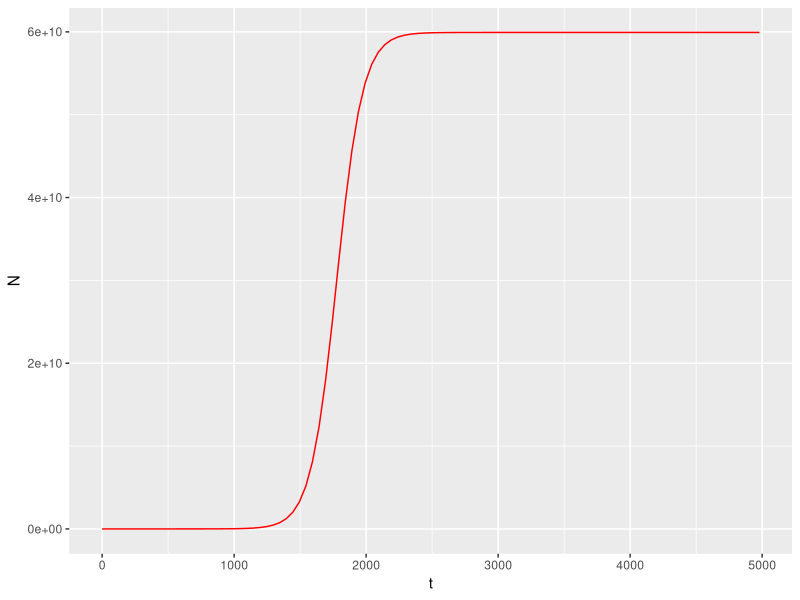
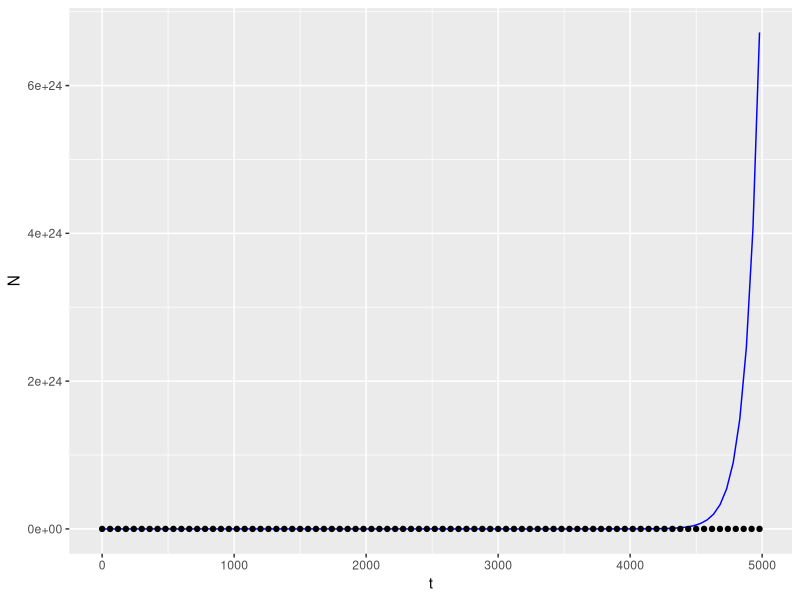
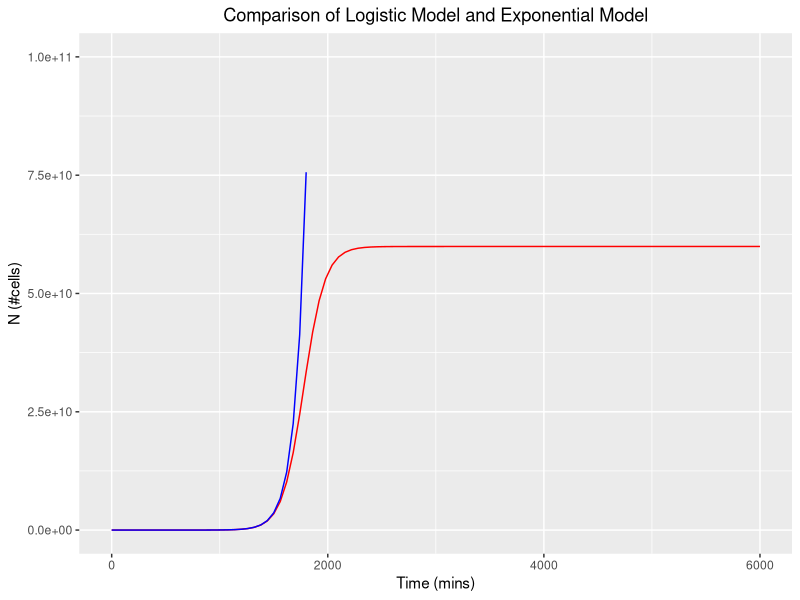

Here is the R script that generated these plots, in order:
#read file of the data being used

growth_data <- read.csv("experiment.csv")

#download packages requried
library(ggplot2)

#Logistic model formation- similar to what was done in plot_data_and_model.R

logistic_fun <- function(t) {
  
  N <- (N0*K*exp(r*t))/(K-N0+N0*exp(r*t))
  
  return(N)
  
}

N0 <- 961.986

r <-  0.0101

K <- 5.993e+10

ggplot(aes(t,N), data = growth_data) +
  
  geom_function(fun=logistic_fun, colour="red") 

#Exponential graph formation

exponential_fun <- function(t) {
  
  N <- (N0*exp(r*t))
  
  return(N)
  
}

N0 <- 961.986
r <-  0.0101

ggplot(aes(t,N), data = growth_data) +
  
  geom_function(fun=exponential_fun, colour="blue") +
  
  geom_point()

#combining the two graphs into one 

ggplot(aes(t,N), data = growth_data) +
  geom_function(fun=logistic_fun, colour="red") +
  geom_function(fun=exponential_fun, colour="blue") +
  xlab("Time (mins)") +
  ylab("N (#cells)") +
  ggtitle("Comparison of Logistic Model and Exponential Model") +
  theme(plot.title = element_text(hjust = 0.5)) +
  scale_x_continuous(limits = c(0, 6000)) +
  scale_y_continuous(limits = c(0, 1e+11))

#saving the packages used 
sink(file = "package-versions.txt")
sessionInfo()
sink()
